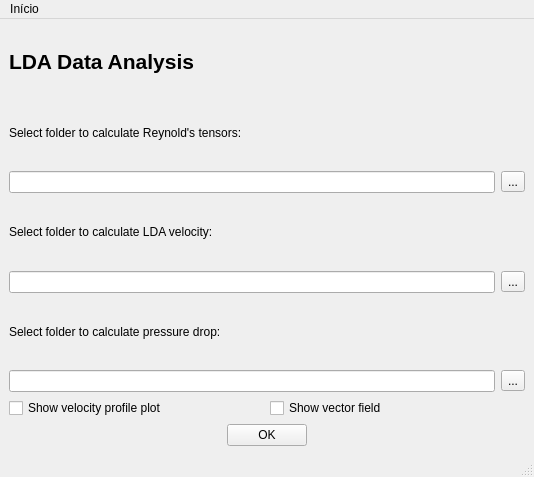
<?xml version="1.0" encoding="UTF-8"?>
<ui version="4.0">
 <class>MainWindow</class>
 <widget class="QMainWindow" name="MainWindow">
  <property name="geometry">
   <rect>
    <x>0</x>
    <y>0</y>
    <width>534</width>
    <height>477</height>
   </rect>
  </property>
  <property name="sizePolicy">
   <sizepolicy hsizetype="Minimum" vsizetype="Minimum">
    <horstretch>0</horstretch>
    <verstretch>0</verstretch>
   </sizepolicy>
  </property>
  <property name="windowTitle">
   <string>MainWindow</string>
  </property>
  <widget class="QWidget" name="centralwidget">
   <property name="sizePolicy">
    <sizepolicy hsizetype="Preferred" vsizetype="Preferred">
     <horstretch>0</horstretch>
     <verstretch>0</verstretch>
    </sizepolicy>
   </property>
   <layout class="QVBoxLayout" name="verticalLayout_2">
    <item>
     <layout class="QVBoxLayout" name="verticalLayout">
      <item>
       <widget class="QLabel" name="title">
        <property name="font">
         <font>
          <pointsize>16</pointsize>
          <weight>75</weight>
          <bold>true</bold>
         </font>
        </property>
        <property name="layoutDirection">
         <enum>Qt::LeftToRight</enum>
        </property>
        <property name="text">
         <string>LDA Data Analysis</string>
        </property>
       </widget>
      </item>
      <item>
       <widget class="QLabel" name="label_reynolds">
        <property name="text">
         <string>Select folder to calculate Reynold's tensors:</string>
        </property>
       </widget>
      </item>
      <item>
       <layout class="QHBoxLayout" name="horizontalLayout">
        <item>
         <widget class="QLineEdit" name="folder_reynolds">
          <property name="text">
           <string/>
          </property>
         </widget>
        </item>
        <item>
         <widget class="QToolButton" name="toolButton_reynolds">
          <property name="cursor">
           <cursorShape>OpenHandCursor</cursorShape>
          </property>
          <property name="text">
           <string>...</string>
          </property>
         </widget>
        </item>
       </layout>
      </item>
      <item>
       <widget class="QLabel" name="label_lda">
        <property name="text">
         <string>Select folder to calculate LDA velocity:</string>
        </property>
       </widget>
      </item>
      <item>
       <layout class="QHBoxLayout" name="horizontalLayout_2">
        <item>
         <widget class="QLineEdit" name="file_lda"/>
        </item>
        <item>
         <widget class="QToolButton" name="toolButton_lda">
          <property name="cursor">
           <cursorShape>OpenHandCursor</cursorShape>
          </property>
          <property name="text">
           <string>...</string>
          </property>
         </widget>
        </item>
       </layout>
      </item>
      <item>
       <widget class="QLabel" name="label_pressure_drop">
        <property name="text">
         <string>Select folder to calculate pressure drop:</string>
        </property>
       </widget>
      </item>
      <item>
       <layout class="QHBoxLayout" name="horizontalLayout_3">
        <item>
         <widget class="QLineEdit" name="file_pd"/>
        </item>
        <item>
         <widget class="QToolButton" name="toolButton_pd">
          <property name="cursor">
           <cursorShape>OpenHandCursor</cursorShape>
          </property>
          <property name="text">
           <string>...</string>
          </property>
         </widget>
        </item>
       </layout>
      </item>
      <item>
       <layout class="QHBoxLayout" name="horizontalLayout_4">
        <item>
         <widget class="QCheckBox" name="velocity_profile">
          <property name="text">
           <string>Show velocity profile plot</string>
          </property>
         </widget>
        </item>
        <item>
         <widget class="QCheckBox" name="vector_field">
          <property name="text">
           <string>Show vector field</string>
          </property>
         </widget>
        </item>
       </layout>
      </item>
      <item>
       <layout class="QHBoxLayout" name="horizontalLayout_5">
        <item>
         <spacer name="horizontalSpacer">
          <property name="orientation">
           <enum>Qt::Horizontal</enum>
          </property>
          <property name="sizeHint" stdset="0">
           <size>
            <width>208</width>
            <height>20</height>
           </size>
          </property>
         </spacer>
        </item>
        <item>
         <widget class="QPushButton" name="ok_button">
          <property name="cursor">
           <cursorShape>OpenHandCursor</cursorShape>
          </property>
          <property name="text">
           <string>OK</string>
          </property>
         </widget>
        </item>
        <item>
         <spacer name="horizontalSpacer_2">
          <property name="orientation">
           <enum>Qt::Horizontal</enum>
          </property>
          <property name="sizeHint" stdset="0">
           <size>
            <width>178</width>
            <height>20</height>
           </size>
          </property>
         </spacer>
        </item>
       </layout>
      </item>
     </layout>
    </item>
   </layout>
  </widget>
  <widget class="QMenuBar" name="menubar">
   <property name="geometry">
    <rect>
     <x>0</x>
     <y>0</y>
     <width>534</width>
     <height>22</height>
    </rect>
   </property>
   <widget class="QMenu" name="menuIn_cio">
    <property name="title">
     <string>Início</string>
    </property>
   </widget>
   <addaction name="menuIn_cio"/>
  </widget>
  <widget class="QStatusBar" name="statusbar"/>
 </widget>
 <resources/>
 <connections/>
</ui>
